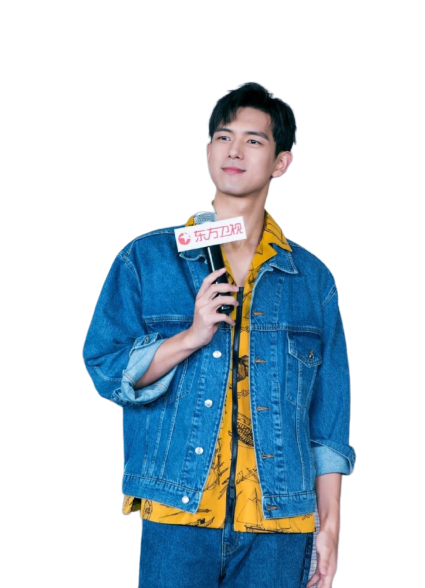
#> input picture image/pic/lixian.jpeg_no_bg.png, 425 x 588 px, found by its file name
$ python change_bg_color.py
#> lines starting #> are read from the running program, lines starting #| are printed output that depends on the picture
# 给去除了背景的图像添加各色背景

from PIL import Image

# 输入已经去除背景的图像
im = Image.open('/Users/furuiyang/mygit/pydailynotes/image/pic/lixian.jpeg_no_bg.png')
#> im is the input picture: PIL image 425x588 RGBA; mean R, G, B, A 26.6, 42.3, 52.3, 92.1
x, y = im.size
#> x = 425; y = 588

try:
    # 使用白色来填充背景
    # (alpha band as paste mask).
    p = Image.new('RGBA', im.size, (255, 0, 255))
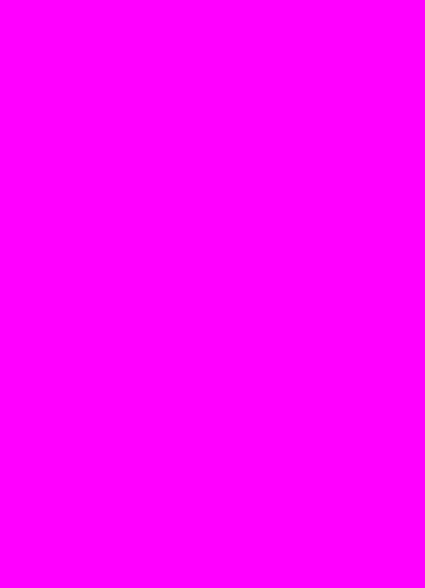
#> p: PIL image 425x588 RGBA; mean R, G, B, A 255, 0, 255, 255
    p.paste(im, (0, 0, x, y), im)
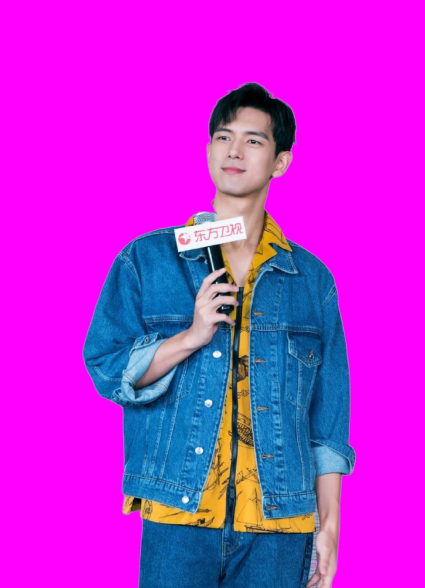
#> p: PIL image 425x588 RGBA; mean R, G, B, A 189.2, 41.7, 214.4, 254.5; transparent parts drawn white
    # 保存转换后的退图像
    p.save('/Users/furuiyang/mygit/pydailynotes/image/pic/lixian.jpeg_new_bg.png')
except:
    pass
